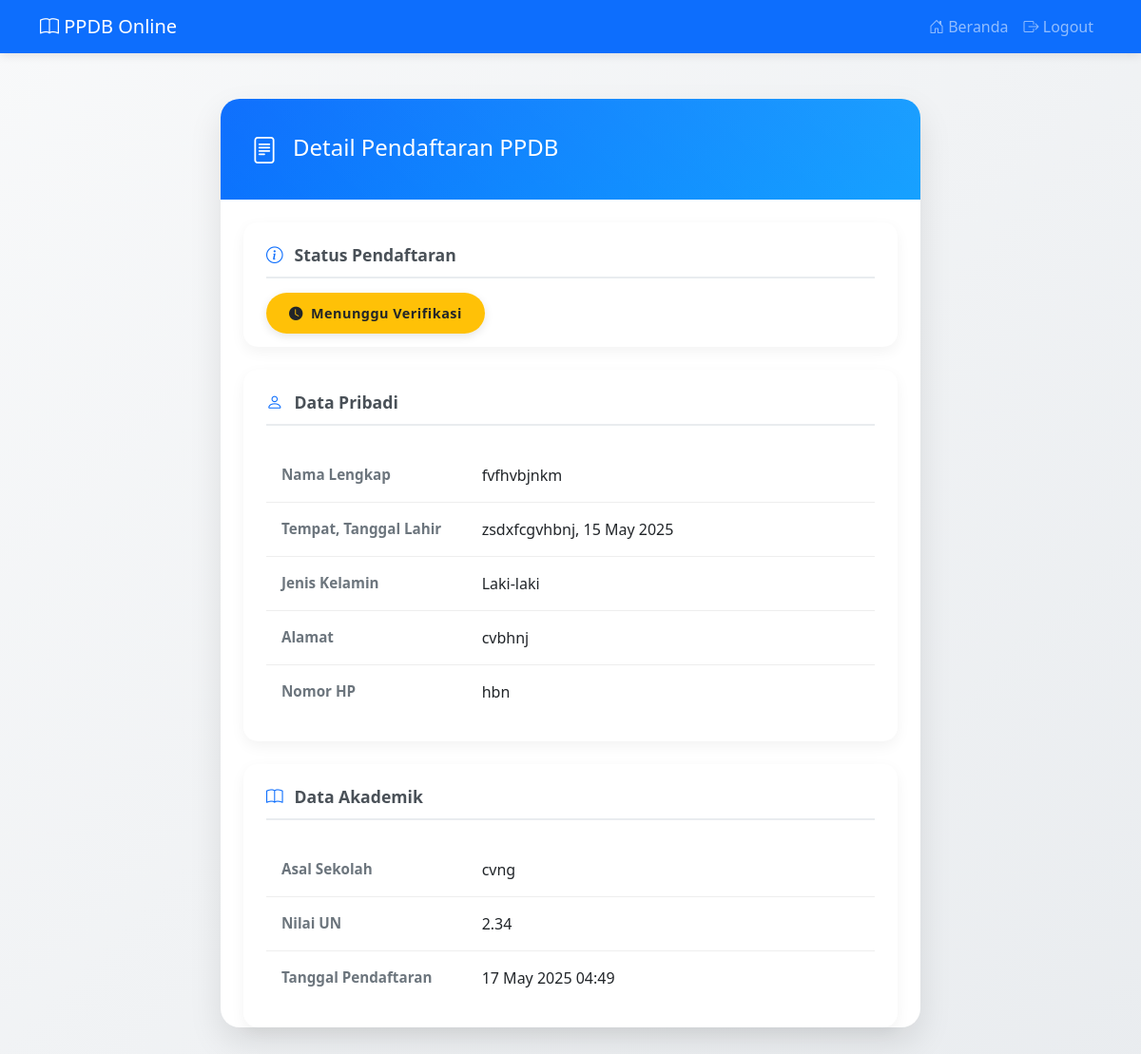
The app's page /detail_pendaftaran (signed in), older data.
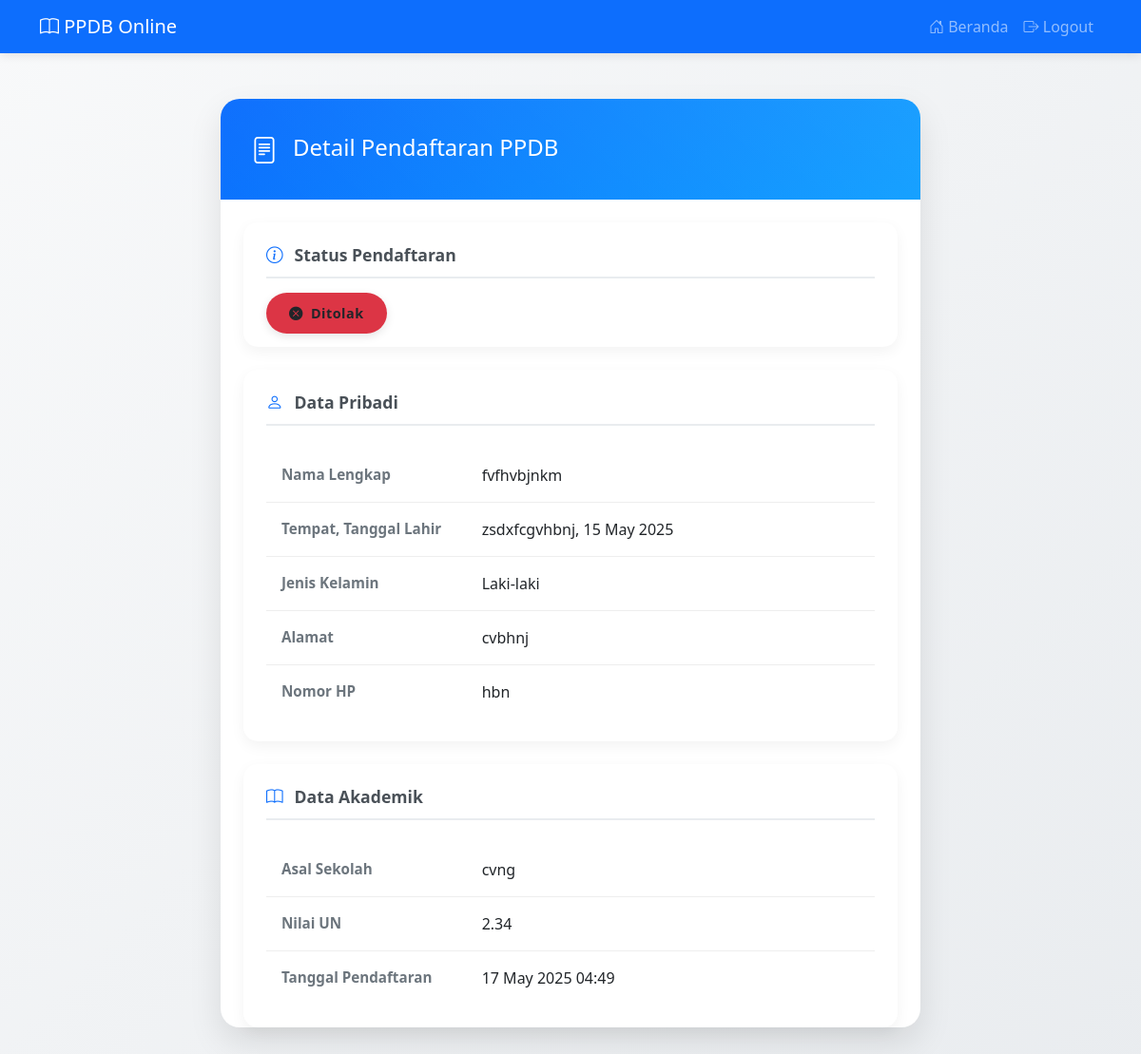
The same page, newer data.
### app/routes/main.py (the view, shortened to what this page needs)
@main_bp.route("/detail_pendaftaran")
@login_required
def detail_pendaftaran():
    pendaftaran = Pendaftaran.query.filter_by(user_id=current_user.id).first()
    if not pendaftaran:
        flash('Anda belum melakukan pendaftaran', 'warning')
        return redirect(url_for('main_bp.daftar'))
    return render_template('detail_pendaftaran.html',
                         title="Detail Pendaftaran",
                         pendaftaran=pendaftaran,
                         timedelta=timedelta)  # Pass timedelta to template

### app/__init__.py (called while the page is built)
def create_app():
    app = Flask(__name__)
    app.config.from_object(Config)
    db.init_app(app)
    login_manager.init_app(app)
    Migrate(app, db)
    from .routes.auth import auth_bp
    from .routes.main import main_bp
    from .routes.admin import admin_bp
    app.register_blueprint(auth_bp)
    app.register_blueprint(main_bp)
    app.register_blueprint(admin_bp, url_prefix='/admin')
    from .models import User
    @login_manager.user_loader
    def load_user(user_id):
        return User.query.get(int(user_id))
    return app

### app/templates/detail_pendaftaran.html (shortened to what the changed rows need)
<!DOCTYPE html>
<html lang="en">
<head>
    <link href="https://cdn.jsdelivr.net/npm/bootstrap@5.3.0/dist/css/bootstrap.min.css" rel="stylesheet">
    <link rel="stylesheet" href="https://cdn.jsdelivr.net/npm/bootstrap-icons@1.7.2/font/bootstrap-icons.css">
</head>
<body>
    <div class="container py-5">
        <div class="row justify-content-center">
            <div class="col-lg-8">
                <div class="detail-card">
                    <div class="section-card mx-4 mt-4">
                        <h5 class="section-title">
                            <i class="bi bi-info-circle"></i>
                            Status Pendaftaran
                        </h5>
                        {% if pendaftaran.status == 'Pending' %}
                            <span class="status-badge bg-warning">
                                <i class="bi bi-clock-fill me-2"></i>Menunggu Verifikasi
                            </span>
                        {% elif pendaftaran.status == 'Diterima' %}
                            <span class="status-badge bg-success">
                                <i class="bi bi-check-circle-fill me-2"></i>Diterima
                            </span>
                        {% else %}
                            <span class="status-badge bg-danger">
                                <i class="bi bi-x-circle-fill me-2"></i>Ditolak
                            </span>
                        {% endif %}
                    </div>
                </div>
            </div>
        </div>
    </div>
</body>
</html>

Row changes from the older to the newer data that the page shows:
changed Pendaftaran "fvfhvbjnkm": status "Pending" → "Ditolak" (drawn)
Text that changed along with them:
text no longer shown: "Menunggu Verifikasi"
text now shown: "Ditolak"
